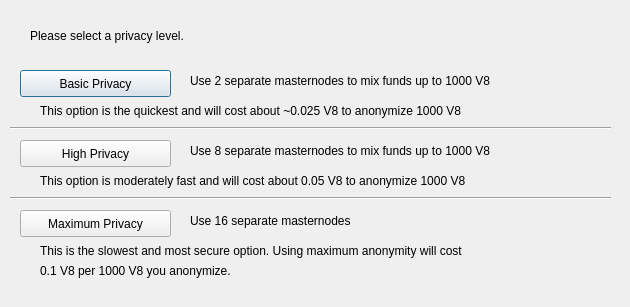
<?xml version="1.0" encoding="UTF-8"?>
<ui version="4.0">
 <class>DarksendConfig</class>
 <widget class="QDialog" name="DarksendConfig">
  <property name="geometry">
   <rect>
    <x>0</x>
    <y>0</y>
    <width>630</width>
    <height>307</height>
   </rect>
  </property>
  <property name="windowTitle">
   <string>Configure PrivateSend</string>
  </property>
  <widget class="QPushButton" name="buttonBasic">
   <property name="geometry">
    <rect>
     <x>20</x>
     <y>70</y>
     <width>151</width>
     <height>27</height>
    </rect>
   </property>
   <property name="text">
    <string>Basic Privacy</string>
   </property>
  </widget>
  <widget class="QPushButton" name="buttonHigh">
   <property name="geometry">
    <rect>
     <x>20</x>
     <y>140</y>
     <width>151</width>
     <height>27</height>
    </rect>
   </property>
   <property name="text">
    <string>High Privacy</string>
   </property>
  </widget>
  <widget class="QPushButton" name="buttonMax">
   <property name="geometry">
    <rect>
     <x>20</x>
     <y>210</y>
     <width>151</width>
     <height>27</height>
    </rect>
   </property>
   <property name="text">
    <string>Maximum Privacy</string>
   </property>
  </widget>
  <widget class="QLabel" name="label">
   <property name="geometry">
    <rect>
     <x>30</x>
     <y>20</y>
     <width>571</width>
     <height>31</height>
    </rect>
   </property>
   <property name="text">
    <string>Please select a privacy level.</string>
   </property>
  </widget>
  <widget class="QLabel" name="label_2">
   <property name="geometry">
    <rect>
     <x>190</x>
     <y>70</y>
     <width>421</width>
     <height>21</height>
    </rect>
   </property>
   <property name="text">
    <string>Use 2 separate masternodes to mix funds up to 1000 V8</string>
   </property>
  </widget>
  <widget class="QLabel" name="label_3">
   <property name="geometry">
    <rect>
     <x>190</x>
     <y>140</y>
     <width>411</width>
     <height>21</height>
    </rect>
   </property>
   <property name="text">
    <string>Use 8 separate masternodes to mix funds up to 1000 V8</string>
   </property>
  </widget>
  <widget class="QLabel" name="label_4">
   <property name="geometry">
    <rect>
     <x>190</x>
     <y>210</y>
     <width>421</width>
     <height>21</height>
    </rect>
   </property>
   <property name="text">
    <string>Use 16 separate masternodes</string>
   </property>
  </widget>
  <widget class="QLabel" name="label_6">
   <property name="geometry">
    <rect>
     <x>40</x>
     <y>100</y>
     <width>561</width>
     <height>21</height>
    </rect>
   </property>
   <property name="text">
    <string>This option is the quickest and will cost about ~0.025 V8 to anonymize 1000 V8</string>
   </property>
  </widget>
  <widget class="QLabel" name="label_7">
   <property name="geometry">
    <rect>
     <x>40</x>
     <y>170</y>
     <width>561</width>
     <height>21</height>
    </rect>
   </property>
   <property name="text">
    <string>This option is moderately fast and will cost about 0.05 V8 to anonymize 1000 V8</string>
   </property>
  </widget>
  <widget class="QLabel" name="label_8">
   <property name="geometry">
    <rect>
     <x>40</x>
     <y>240</y>
     <width>561</width>
     <height>21</height>
    </rect>
   </property>
   <property name="text">
    <string>This is the slowest and most secure option. Using maximum anonymity will cost</string>
   </property>
  </widget>
  <widget class="QLabel" name="label_9">
   <property name="geometry">
    <rect>
     <x>40</x>
     <y>260</y>
     <width>561</width>
     <height>21</height>
    </rect>
   </property>
   <property name="text">
    <string>0.1 V8 per 1000 V8 you anonymize.</string>
   </property>
  </widget>
  <widget class="Line" name="line">
   <property name="geometry">
    <rect>
     <x>10</x>
     <y>120</y>
     <width>601</width>
     <height>16</height>
    </rect>
   </property>
   <property name="orientation">
    <enum>Qt::Horizontal</enum>
   </property>
  </widget>
  <widget class="Line" name="line_2">
   <property name="geometry">
    <rect>
     <x>10</x>
     <y>190</y>
     <width>601</width>
     <height>16</height>
    </rect>
   </property>
   <property name="orientation">
    <enum>Qt::Horizontal</enum>
   </property>
  </widget>
 </widget>
 <resources/>
 <connections/>
</ui>
